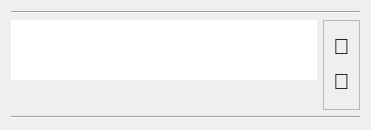
<?xml version="1.0" encoding="UTF-8"?>
<ui version="4.0">
 <class>form</class>
 <widget class="QWidget" name="form">
  <property name="geometry">
   <rect>
    <x>0</x>
    <y>0</y>
    <width>371</width>
    <height>130</height>
   </rect>
  </property>
  <property name="windowTitle">
   <string>Form</string>
  </property>
  <property name="styleSheet">
   <string notr="true">QPushButton {
	border-radius: 5px;
	font-size: 22px
}

QPushButton:hover {
	font-size: 18px;
}</string>
  </property>
  <layout class="QGridLayout" name="gridLayout">
   <item row="1" column="0">
    <widget class="QPlainTextEdit" name="description_text">
     <property name="maximumSize">
      <size>
       <width>16777215</width>
       <height>60</height>
      </size>
     </property>
     <property name="font">
      <font>
       <pointsize>12</pointsize>
      </font>
     </property>
     <property name="frameShape">
      <enum>QFrame::NoFrame</enum>
     </property>
     <property name="readOnly">
      <bool>true</bool>
     </property>
    </widget>
   </item>
   <item row="1" column="1" rowspan="2">
    <widget class="QFrame" name="buttons">
     <property name="frameShape">
      <enum>QFrame::StyledPanel</enum>
     </property>
     <property name="frameShadow">
      <enum>QFrame::Raised</enum>
     </property>
     <layout class="QGridLayout" name="gridLayout_2">
      <item row="0" column="0">
       <widget class="QPushButton" name="drop_button">
        <property name="toolTip">
         <string>&lt;html&gt;&lt;head/&gt;&lt;body&gt;&lt;p&gt;Прочитано&lt;/p&gt;&lt;/body&gt;&lt;/html&gt;</string>
        </property>
        <property name="text">
         <string>📩</string>
        </property>
       </widget>
      </item>
      <item row="1" column="0">
       <widget class="QPushButton" name="link_button">
        <property name="toolTip">
         <string>&lt;html&gt;&lt;head/&gt;&lt;body&gt;&lt;p&gt;Открыть заметку&lt;/p&gt;&lt;/body&gt;&lt;/html&gt;</string>
        </property>
        <property name="text">
         <string>📂</string>
        </property>
       </widget>
      </item>
     </layout>
    </widget>
   </item>
   <item row="2" column="0">
    <widget class="QLabel" name="date_label">
     <property name="font">
      <font>
       <pointsize>10</pointsize>
      </font>
     </property>
     <property name="text">
      <string/>
     </property>
    </widget>
   </item>
   <item row="0" column="0" colspan="2">
    <widget class="Line" name="line">
     <property name="orientation">
      <enum>Qt::Horizontal</enum>
     </property>
    </widget>
   </item>
   <item row="3" column="0" colspan="2">
    <widget class="Line" name="line_2">
     <property name="orientation">
      <enum>Qt::Horizontal</enum>
     </property>
    </widget>
   </item>
  </layout>
 </widget>
 <resources/>
 <connections/>
</ui>
